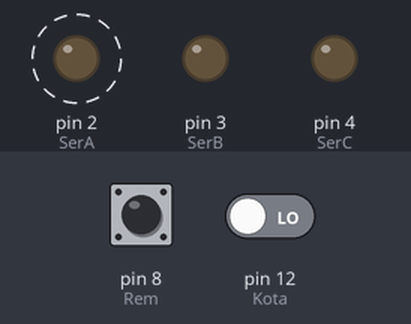
Simulated run of this sketch. Board: Arduino Uno, built with avr-gcc and run on an emulated ATmega328P. Shown: output pins drawn as LEDs (lit = HIGH). Dashed ring = blinking. The test bench sets the inputs (shaded band); at power-on: pin 12 (Kota) LOW, pin 8 (Rem) HIGH. Pins used as bus, display or sensor lines are not drawn.

Above: at 3.0 s.
3.1 s: pin 12 (Kota) driven HIGH
At 4.1 s:
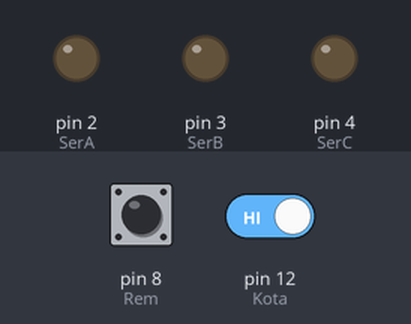
4.6 s: pin 12 (Kota) driven LOW
At 5.2 s:
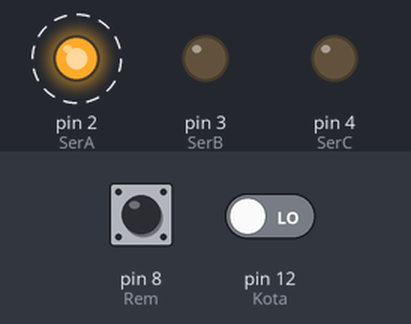
Timing chart, 0 to 14.8 s (numbered marks = the images above; inputs shaded):
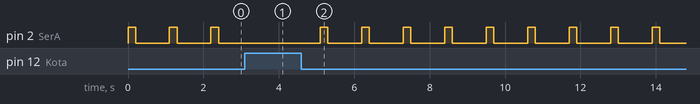

The sketch:

Lam_Truck.ino
```cpp
int SerA = 2;
int SerB = 3;
int SerC = 4;

int ClkA = 5;
int ClkB = 6;
int ClkC = 7;

int Rem     = 8;
int Hazard  = 9;
int Kiri    = 10;
int Kanan   = 11;
int Kota    = 12;
int Mndr    = 13;

void setup() {

  pinMode (SerA, OUTPUT);
  pinMode (SerB, OUTPUT);
  pinMode (SerC, OUTPUT);

  pinMode (ClkA, OUTPUT);
  pinMode (ClkB, OUTPUT);
  pinMode (ClkC, OUTPUT);

  pinMode (Rem,   INPUT_PULLUP);
  pinMode (Hazard,INPUT);
  pinMode (Kiri,  INPUT);
  pinMode (Kanan, INPUT);
  pinMode (Kota,  INPUT);
  pinMode (Mndr,  INPUT);

}

void loop() {
 if (digitalRead(Kota) == HIGH) {
  digitalWrite (SerA, HIGH);
  digitalWrite (ClkA, HIGH);
  digitalWrite (ClkA, HIGH);
  digitalWrite (SerA, LOW);
  digitalWrite (ClkA, HIGH);
  digitalWrite (ClkA, LOW);
  delay(100);
  digitalWrite (ClkA, HIGH);
  digitalWrite (ClkA, LOW);
  delay(100);
  digitalWrite (ClkA, HIGH);
  digitalWrite (ClkA, LOW);
  delay(100);
  digitalWrite (ClkA, HIGH);
  digitalWrite (ClkA, LOW);
  delay(100);
  digitalWrite (ClkA, HIGH);
  digitalWrite (ClkA, LOW);
  delay(100);
  digitalWrite (ClkA, HIGH);
  digitalWrite (ClkA, LOW);
  delay(100);
  digitalWrite (ClkA, HIGH);
  digitalWrite (ClkA, LOW);
  delay(100);
  digitalWrite (ClkA, HIGH);
  digitalWrite (ClkA, LOW);
  delay(100);
  digitalWrite (ClkA, HIGH);
  digitalWrite (ClkA, LOW);
  delay(100);
 }

 else if (digitalRead(Rem) == HIGH) {
//Masukan (Data)
  digitalWrite (SerA, HIGH);
  delay(100);
  digitalWrite (ClkA, HIGH);
  digitalWrite (ClkA, LOW);
  delay(100);
  digitalWrite (SerA, LOW);
  delay(100);

//Luaran
  digitalWrite (ClkA, HIGH);
  digitalWrite (ClkA, LOW);
  delay(100);
  digitalWrite (ClkA, HIGH);
  digitalWrite (ClkA, LOW);
  delay(100);
  digitalWrite (ClkA, HIGH);
  digitalWrite (ClkA, LOW);
  delay(100);
  digitalWrite (ClkA, HIGH);
  digitalWrite (ClkA, LOW);
  delay(100);
  digitalWrite (ClkA, HIGH);
  digitalWrite (ClkA, LOW);
  delay(100);
  digitalWrite (ClkA, HIGH);
  digitalWrite (ClkA, LOW);
  delay(100);
  digitalWrite (ClkA, HIGH);
  digitalWrite (ClkA, LOW);
  delay(100);
  digitalWrite (ClkA, HIGH);
  digitalWrite (ClkA, LOW);
  delay(100);
 }

 else if (digitalRead(Hazard) == HIGH){
  digitalWrite (SerA, HIGH);
  digitalWrite (ClkA, HIGH);
  digitalWrite (ClkA, LOW);
  digitalWrite (SerA, HIGH);
  digitalWrite (ClkA, HIGH);
  digitalWrite (ClkA, LOW);
  digitalWrite (SerA, HIGH);
  digitalWrite (ClkA, HIGH);
  digitalWrite (ClkA, LOW);
  digitalWrite (SerA, HIGH);
  digitalWrite (ClkA, HIGH);
  digitalWrite (ClkA, LOW);
  digitalWrite (SerA, HIGH);
  digitalWrite (ClkA, HIGH);
  digitalWrite (ClkA, LOW);
  digitalWrite (SerA, HIGH);
  digitalWrite (ClkA, HIGH);
  digitalWrite (ClkA, LOW);
  digitalWrite (SerA, HIGH);
  digitalWrite (ClkA, HIGH);
  digitalWrite (ClkA, LOW);
  digitalWrite (SerA, HIGH);
  digitalWrite (ClkA, HIGH);
  digitalWrite (ClkA, LOW);
  digitalWrite (SerA, HIGH);
  digitalWrite (ClkA, HIGH);
  digitalWrite (ClkA, LOW);
  delay(250);
    digitalWrite (SerA, LOW);
  digitalWrite (ClkA, HIGH);
  digitalWrite (ClkA, LOW);
  digitalWrite (SerA, LOW);
  digitalWrite (ClkA, HIGH);
  digitalWrite (ClkA, LOW);
   digitalWrite (SerA, LOW);
  digitalWrite (ClkA, HIGH);
  digitalWrite (ClkA, LOW);
   digitalWrite (SerA, LOW);
  digitalWrite (ClkA, HIGH);
  digitalWrite (ClkA, LOW);
   digitalWrite (SerA, LOW);
  digitalWrite (ClkA, HIGH);
  digitalWrite (ClkA, LOW);
   digitalWrite (SerA, LOW);
  digitalWrite (ClkA, HIGH);
  digitalWrite (ClkA, LOW);
   digitalWrite (SerA, LOW);
  digitalWrite (ClkA, HIGH);
  digitalWrite (ClkA, LOW);
   digitalWrite (SerA, LOW);
  digitalWrite (ClkA, HIGH);
  digitalWrite (ClkA, LOW);
   digitalWrite (SerA, LOW);
  digitalWrite (ClkA, HIGH);
  digitalWrite (ClkA, LOW);
  delay(250);
 } else
    digitalWrite (SerA, LOW);
  digitalWrite (ClkA, HIGH);
  digitalWrite (ClkA, LOW);
  digitalWrite (SerA, LOW);
  digitalWrite (ClkA, HIGH);
  digitalWrite (ClkA, LOW);
   digitalWrite (SerA, LOW);
  digitalWrite (ClkA, HIGH);
  digitalWrite (ClkA, LOW);
   digitalWrite (SerA, LOW);
  digitalWrite (ClkA, HIGH);
  digitalWrite (ClkA, LOW);
   digitalWrite (SerA, LOW);
  digitalWrite (ClkA, HIGH);
  digitalWrite (ClkA, LOW);
   digitalWrite (SerA, LOW);
  digitalWrite (ClkA, HIGH);
  digitalWrite (ClkA, LOW);
   digitalWrite (SerA, LOW);
  digitalWrite (ClkA, HIGH);
  digitalWrite (ClkA, LOW);
   digitalWrite (SerA, LOW);
  digitalWrite (ClkA, HIGH);
  digitalWrite (ClkA, LOW);
   digitalWrite (SerA, LOW);
  digitalWrite (ClkA, HIGH);
  digitalWrite (ClkA, LOW);

}
```

Measured:
- after the input at 3.1 s, pin 2 (SerA): stays LOW (without the input it goes to HIGH after 0.20 s)
- after the input at 4.6 s, pin 2 (SerA): alternates HIGH for 0.20 s and LOW for 0.90 s, starting after 0.50 s
- by itself, pin 2 (SerA): alternates HIGH for 0.20 s and LOW for 0.90 s
